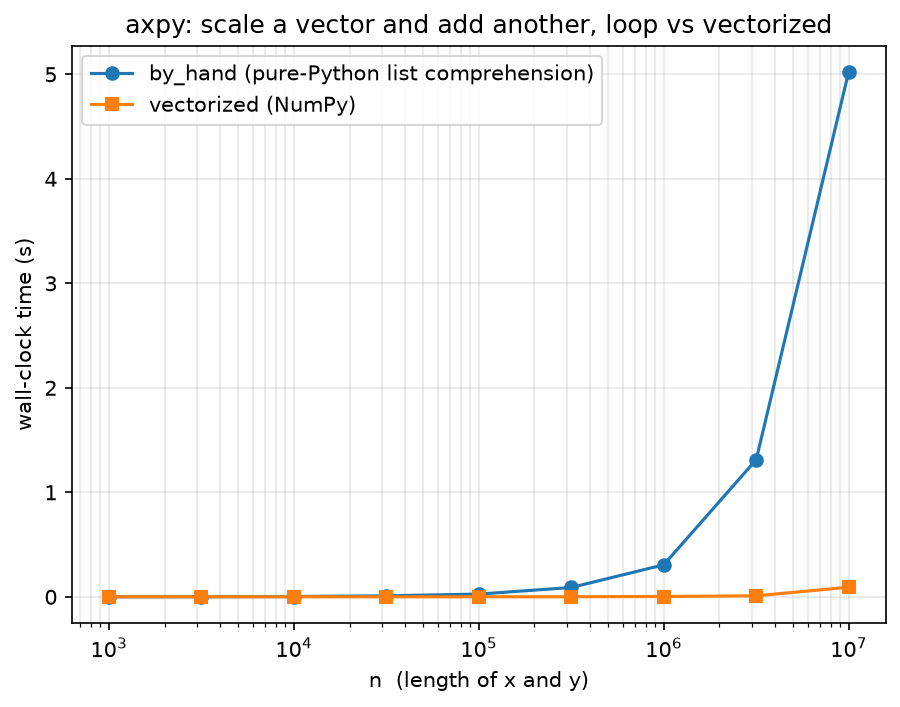

Here is the Python script that generated this plot:
"""Figure 1.0 -- axpy timing: pure-Python list comprehension vs NumPy vectorized.

Reproduce with:  clae-py chapter_drafts/clae-chapter-01/figures/fig_1_0_axpy.py
"""
import os
import time

import numpy as np
import matplotlib

matplotlib.use("Agg")
import matplotlib.pyplot as plt

A = 2.5
rng = np.random.default_rng(0)


def by_hand(a, x, y):       # pure Python, a list comprehension over the entries
    return [a * xi + yi for xi, yi in zip(x, y)]


def vectorized(a, x, y):    # NumPy, the whole array at once
    return a * x + y


def best(fn, *args, reps):
    times = []
    for _ in range(reps):
        t0 = time.perf_counter()
        fn(*args)
        times.append(time.perf_counter() - t0)
    return min(times)


ns = np.logspace(3, 7, 9).astype(int)   # 1e3 .. 1e7
t_loop, t_vec = [], []
for n in ns:
    x = rng.random(n)
    y = rng.random(n)
    t_loop.append(best(by_hand, A, x, y, reps=(1 if n > 1_000_000 else 3)))
    t_vec.append(best(vectorized, A, x, y, reps=7))

t_loop = np.array(t_loop)
t_vec = np.array(t_vec)
factor = t_loop[-1] / t_vec[-1]
print(f"n = {ns[-1]:,}:  by_hand {t_loop[-1]*1e3:.1f} ms   "
      f"vectorized {t_vec[-1]*1e3:.3f} ms   factor {factor:.0f}x")

plt.figure(figsize=(7, 5))
plt.semilogx(ns, t_loop, "o-", label="by_hand (pure-Python list comprehension)")
plt.semilogx(ns, t_vec, "s-", label="vectorized (NumPy)")
plt.xlabel("n  (length of x and y)")
plt.ylabel("wall-clock time (s)")
plt.title("axpy: scale a vector and add another, loop vs vectorized")
plt.legend()
plt.grid(True, which="both", alpha=0.3)

out = os.path.join(os.path.dirname(os.path.abspath(__file__)), "fig_1_0_axpy.png")
plt.savefig(out, dpi=150, bbox_inches="tight")
print("wrote", out)
